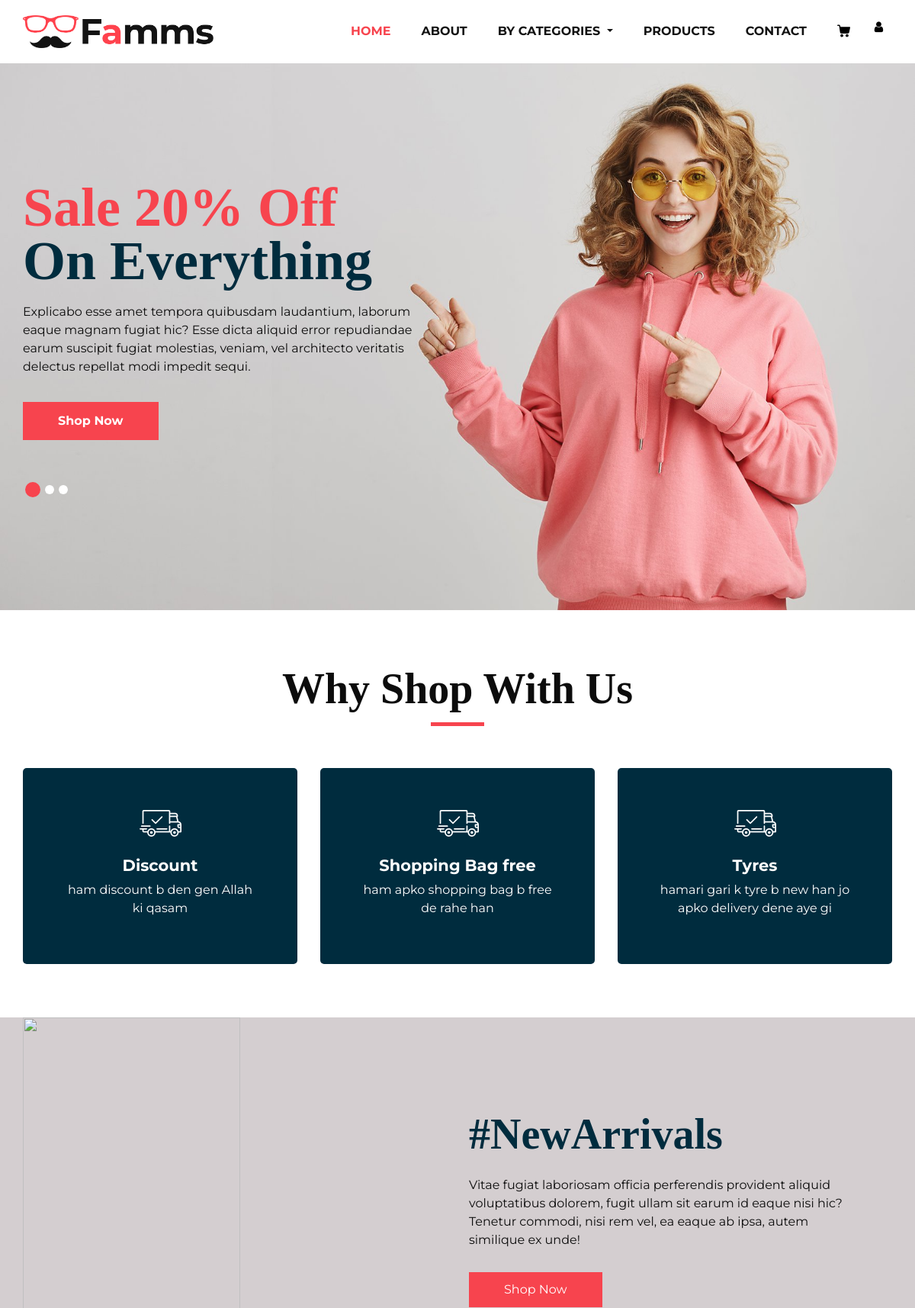
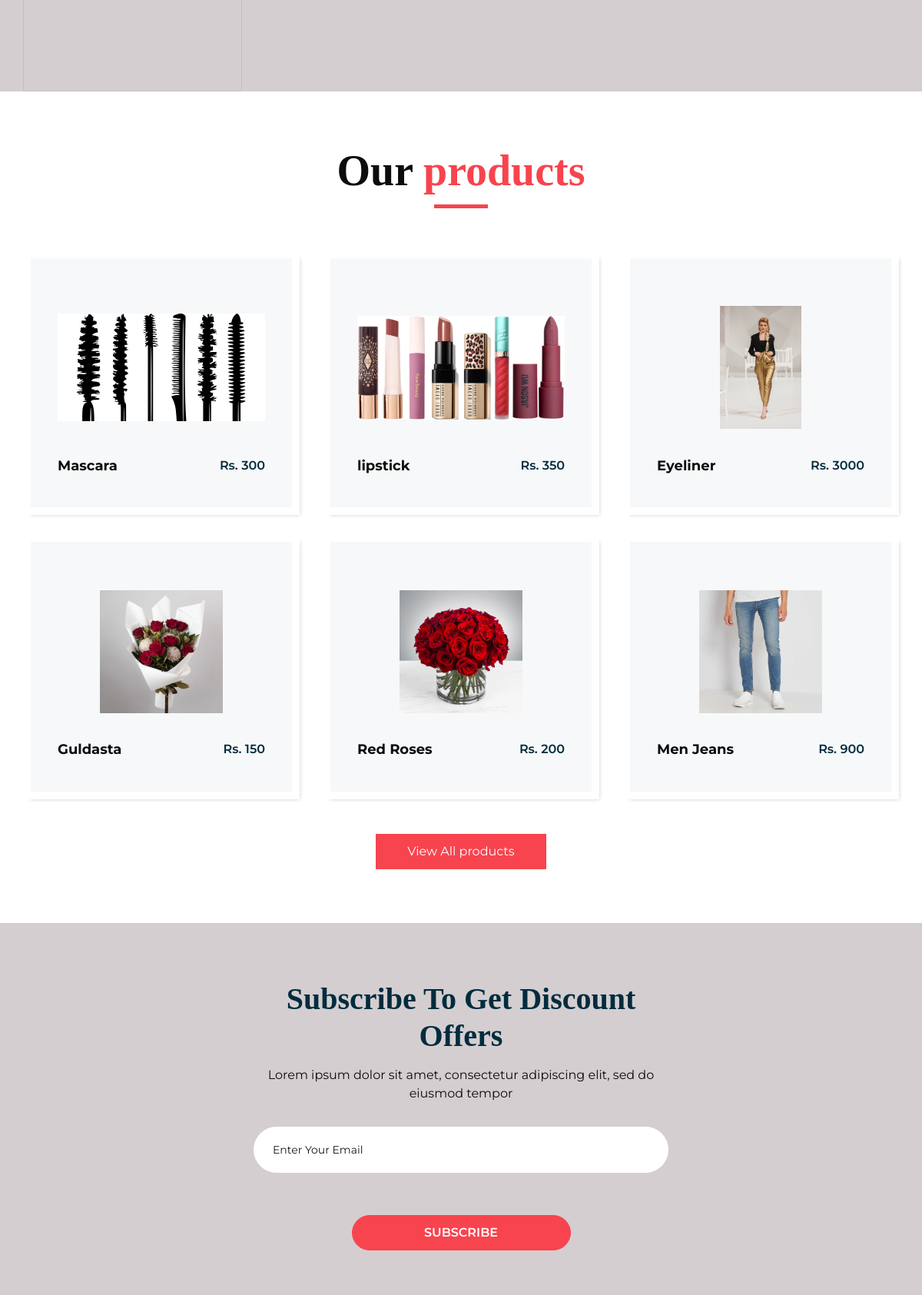
Screenshot of /userTeheme/user/index.php (upper part) with the database file from the repository (2 pictures, top to bottom).
### tables this page shows
CREATE TABLE `about` (
  `id` int(11) NOT NULL,
  `heading` varchar(255) NOT NULL,
  `description` text NOT NULL
);

CREATE TABLE `table_product` (
  `id` int(11) NOT NULL,
  `product_Name` varchar(255) NOT NULL,
  `product_Price` bigint(20) NOT NULL,
  `product_Quantity` tinyint(4) NOT NULL,
  `product_Category` int(11) NOT NULL,
  `product_Image` varchar(255) NOT NULL
);

### userTeheme/user/index.php (the view, shortened to what this page needs)
<?php
include_once '../header.php';
?>
<section class="slider_section ">
       <div class="slider_bg_box">
          <img src="images/slider-bg.jpg" alt="">
       </div>
       <div id="customCarousel1" class="carousel slide" data-ride="carousel">
          <div class="carousel-inner">
             <div class="carousel-item active">
                <div class="container ">
                   <div class="row">
                      <div class="col-md-7 col-lg-6 ">
                         <div class="detail-box">
                            <h1>
                               <span>
                               Sale 20% Off
                               </span>
                               <br>
                               On Everything
                            </h1>
                            <p>
                               Explicabo esse amet tempora quibusdam laudantium, laborum eaque magnam fugiat hic? Esse dicta aliquid error repudiandae earum suscipit fugiat molestias, veniam, vel architecto veritatis delectus repellat modi impedit sequi.
                            </p>
                            <div class="btn-box">
                               <a href="" class="btn1">
                               Shop Now
                               </a>
                            </div>
                         </div>
                      </div>
                   </div>
                </div>
             </div>
          </div>
          <div class="container">
             <ol class="carousel-indicators">
                <li data-target="#customCarousel1" data-slide-to="0" class="active"></li>
                <li data-target="#customCarousel1" data-slide-to="1"></li>
                <li data-target="#customCarousel1" data-slide-to="2"></li>
             </ol>
          </div>
       </div>
    </section>
 </div>
 <section class="why_section layout_padding">
    <div class="container">
       <div class="heading_container heading_center">
          <h2>
             Why Shop With Us
          </h2>
       </div>
       <div class="row">
          <?php
          include_once '../../conn.php';
           $fetch_query = "select * from about order by id desc limit 3";
           $execute = mysqli_query($conn, $fetch_query);
           $row = mysqli_num_rows($execute);
           if($row > 0 ){
             while($data = mysqli_fetch_array($execute)){
                ?>
                    <div class="col-md-4">
             <div class="box ">
                <div class="img-box">
                </div>
                <div class="detail-box">
                   <h5>
                      <?php echo $data[1]; ?>
                   </h5>
                   <p>
                   <?php echo $data[2]; ?>
                   </p>
                </div>
             </div>
          </div>
                <?php
             }
           }
          ?>
       </div>
    </div>
 </section>
 <section class="arrival_section">
    <div class="container">
       <div class="box">
          <div class="arrival_bg_box">
             <img src="images/arrival-bg.png" alt="">
          </div>
          <div class="row">
             <div class="col-md-6 ml-auto">
                <div class="heading_container remove_line_bt">
                   <h2>
                      #NewArrivals
                   </h2>
                </div>
                <p style="margin-top: 20px;margin-bottom: 30px;">
                   Vitae fugiat laboriosam officia perferendis provident aliquid voluptatibus dolorem, fugit ullam sit earum id eaque nisi hic? Tenetur commodi, nisi rem vel, ea eaque ab ipsa, autem similique ex unde!
                </p>
                <a href="">
                Shop Now
                </a>
             </div>
          </div>
       </div>
    </div>
 </section>
 <section class="product_section layout_padding">
    <div class="container">
       <div class="heading_container heading_center">
          <h2>
             Our <span>products</span>
          </h2>
       </div>
       <div class="row">
           <?php
           $select_product = "SELECT * FROM table_product limit 6";
           $execute_product = mysqli_query($conn, $select_product);
           $rows = mysqli_num_rows($execute_product);
           if($rows > 0){
             while($data = mysqli_fetch_array($execute_product)){
                ?>
          <div class="col-sm-6 col-md-4 col-lg-4">
             <div class="box">
                <div class="img-box">
                   <img src="<?php echo $data[5]?>" alt="">
                </div>
                <div class="detail-box">
                   <h5>
                      <?php echo $data[1]?>
                   </h5>
                   <h6>
                  Rs. <?php echo $data[2]?>
                   </h6>
                </div>
             </div>
          </div>
                <?php
             }
           }
           ?>
       </div>
       <div class="btn-box">
          <a href="">
          View All products
          </a>
       </div>
    </div>
 </section>
 <section class="subscribe_section">
    <div class="container-fuild">
       <div class="box">
          <div class="row">
             <div class="col-md-6 offset-md-3">
                <div class="subscribe_form ">
                   <div class="heading_container heading_center">
                      <h3>Subscribe To Get Discount Offers</h3>
                   </div>
                   <p>Lorem ipsum dolor sit amet, consectetur adipiscing elit, sed do eiusmod tempor</p>
                   <form action="">
                      <input type="email" placeholder="Enter your email">
                      <button>
                      subscribe
                      </button>
                   </form>
                </div>
             </div>
          </div>
       </div>
    </div>
 </section>
 <?php
include_once '../footer.php';
?>

### userTeheme/user/css/responsive.css (style rules this page uses)
@media (min-width: 1200px) { .container { max-width: 1170px; } }

### rows the page displays
about: heading "Discount", description "ham discount b den gen Allah ki qasam"
about: heading "Shopping Bag free", description "ham apko shopping bag b free de rahe han"
about: heading "Tyres", description "hamari gari k tyre b new han jo apko delivery dene aye gi"
table_product: product_Image (picture), product_Name "Mascara", product_Price "300"
table_product: product_Image (picture), product_Name "lipstick", product_Price "350"
table_product: product_Image (picture), product_Name "Eyeliner", product_Price "3000"
table_product: product_Image (picture), product_Name "Guldasta", product_Price "150"
table_product: product_Image (picture), product_Name "Red Roses", product_Price "200"
table_product: product_Image (picture), product_Name "Men Jeans", product_Price "900"
